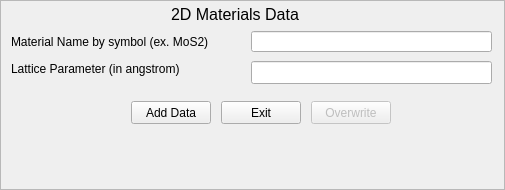
<?xml version="1.0" encoding="UTF-8"?>
<ui version="4.0">
 <class>ScrollArea</class>
 <widget class="QScrollArea" name="ScrollArea">
  <property name="geometry">
   <rect>
    <x>0</x>
    <y>0</y>
    <width>505</width>
    <height>190</height>
   </rect>
  </property>
  <property name="windowTitle">
   <string>ScrollArea</string>
  </property>
  <property name="widgetResizable">
   <bool>false</bool>
  </property>
  <widget class="QWidget" name="scrollAreaWidgetContents">
   <property name="geometry">
    <rect>
     <x>0</x>
     <y>0</y>
     <width>502</width>
     <height>187</height>
    </rect>
   </property>
   <widget class="QLabel" name="label_MainHeading">
    <property name="geometry">
     <rect>
      <x>170</x>
      <y>3</y>
      <width>151</width>
      <height>20</height>
     </rect>
    </property>
    <property name="font">
     <font>
      <pointsize>12</pointsize>
      <weight>50</weight>
      <italic>false</italic>
      <bold>false</bold>
      <strikeout>false</strikeout>
      <kerning>true</kerning>
     </font>
    </property>
    <property name="mouseTracking">
     <bool>false</bool>
    </property>
    <property name="text">
     <string>2D Materials Data</string>
    </property>
   </widget>
   <widget class="QLabel" name="label_MaterialName">
    <property name="geometry">
     <rect>
      <x>10</x>
      <y>30</y>
      <width>351</width>
      <height>21</height>
     </rect>
    </property>
    <property name="font">
     <font>
      <pointsize>9</pointsize>
     </font>
    </property>
    <property name="text">
     <string>Material Name by symbol (ex. MoS2)</string>
    </property>
   </widget>
   <widget class="QLabel" name="label_LatticeParameter">
    <property name="geometry">
     <rect>
      <x>10</x>
      <y>60</y>
      <width>221</width>
      <height>16</height>
     </rect>
    </property>
    <property name="font">
     <font>
      <pointsize>9</pointsize>
     </font>
    </property>
    <property name="text">
     <string>Lattice Parameter (in angstrom)</string>
    </property>
   </widget>
   <widget class="QLineEdit" name="lineEdit_MaterialName">
    <property name="geometry">
     <rect>
      <x>250</x>
      <y>30</y>
      <width>241</width>
      <height>21</height>
     </rect>
    </property>
   </widget>
   <widget class="QLineEdit" name="lineEdit_LatticeParameter">
    <property name="geometry">
     <rect>
      <x>250</x>
      <y>60</y>
      <width>241</width>
      <height>23</height>
     </rect>
    </property>
   </widget>
   <widget class="QPushButton" name="pushButton_AddData">
    <property name="geometry">
     <rect>
      <x>130</x>
      <y>100</y>
      <width>80</width>
      <height>23</height>
     </rect>
    </property>
    <property name="text">
     <string>Add Data</string>
    </property>
   </widget>
   <widget class="QPushButton" name="pushButton_Exit">
    <property name="geometry">
     <rect>
      <x>220</x>
      <y>100</y>
      <width>80</width>
      <height>23</height>
     </rect>
    </property>
    <property name="text">
     <string>Exit</string>
    </property>
   </widget>
   <widget class="QPushButton" name="pushButton_Overwrite">
    <property name="enabled">
     <bool>false</bool>
    </property>
    <property name="geometry">
     <rect>
      <x>310</x>
      <y>100</y>
      <width>80</width>
      <height>23</height>
     </rect>
    </property>
    <property name="text">
     <string>Overwrite</string>
    </property>
   </widget>
   <widget class="QLabel" name="label_Message">
    <property name="enabled">
     <bool>true</bool>
    </property>
    <property name="geometry">
     <rect>
      <x>10</x>
      <y>130</y>
      <width>491</width>
      <height>51</height>
     </rect>
    </property>
    <property name="font">
     <font>
      <pointsize>8</pointsize>
     </font>
    </property>
    <property name="text">
     <string/>
    </property>
   </widget>
  </widget>
 </widget>
 <resources/>
 <connections/>
</ui>
